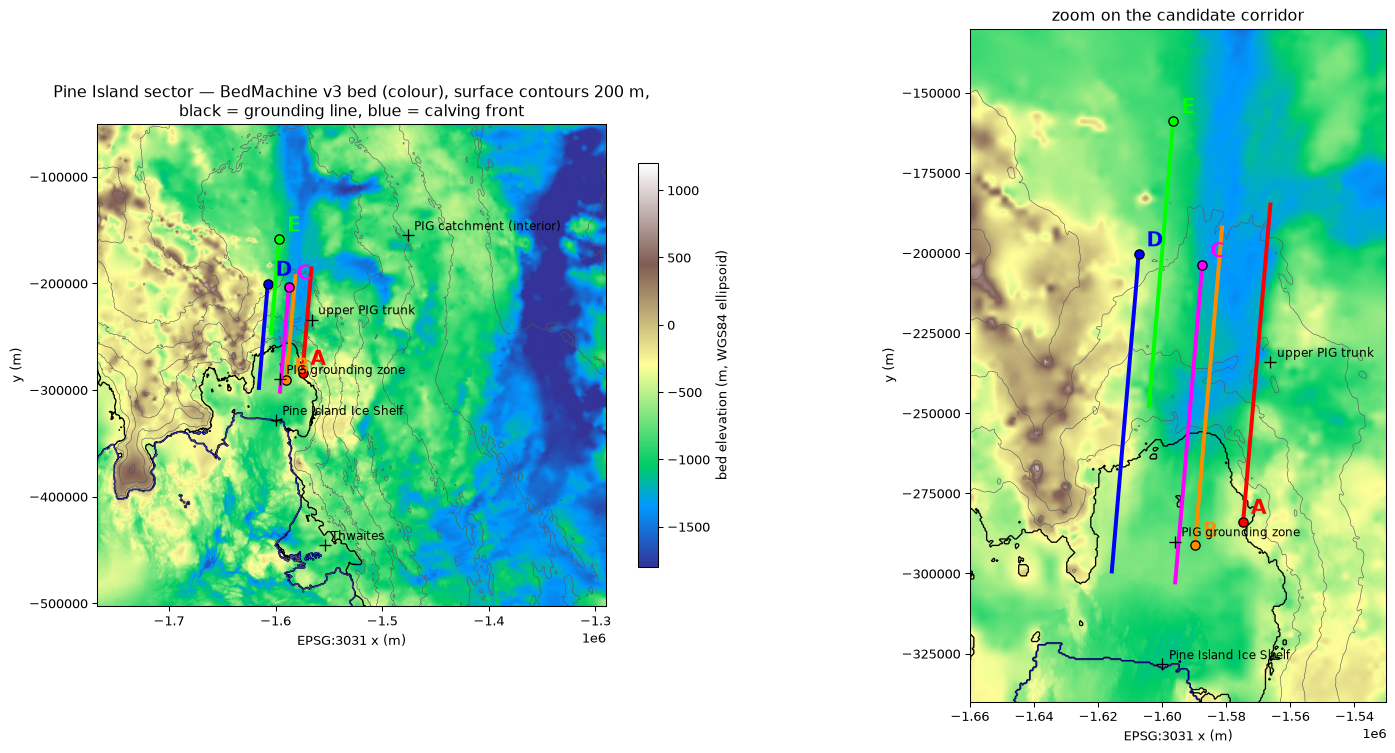

This chart was generated by the following Python code:
import numpy as np, pickle, json, matplotlib; matplotlib.use("Agg")
import matplotlib.pyplot as plt
from rasterio.transform import Affine
from pyproj import Transformer
tr=Transformer.from_crs("EPSG:4326","EPSG:3031",always_xy=True)
A=pickle.load(open("assembled.pkl","rb"))
bed=np.load("bed.npy"); bmx=np.load("bm_extra.npz"); mask=bmx['mask']; surf=bmx['surface']
tfl,crs,mc=json.load(open("bedtf.json")); tf=Affine(*tfl)
H,W=bed.shape; ext=[tf.c,tf.c+W*tf.a,tf.f+H*tf.e,tf.f]
X=tf.c+(np.arange(W)+.5)*500; Y=tf.f-(np.arange(H)+.5)*500
fig,axs=plt.subplots(1,2,figsize=(19,9.2))
for ax,zoom in zip(axs,[False,True]):
    im=ax.imshow(bed,extent=ext,origin="upper",cmap="terrain",vmin=-1800,vmax=1200)
    ax.contour(X,Y,(mask==3).astype(float),[0.5],colors='k',linewidths=1.0)   # floating edge
    ax.contour(X,Y,(mask==0).astype(float),[0.5],colors='navy',linewidths=1.2) # ocean
    cs=ax.contour(X,Y,surf,np.arange(0,2600,200),colors='0.35',linewidths=0.45)
    cols=dict(A='red',B='darkorange',C='magenta',D='blue',E='lime')
    for cid,rec in A.items():
        sx,sy=rec['seg']['x'],rec['seg']['y']
        ax.plot(sx,sy,lw=3.0,color=cols[cid],solid_capstyle='butt')
        ax.plot(sx[0],sy[0],'o',ms=7,color=cols[cid],mec='k')
        ax.annotate(cid,(sx[0],sy[0]),xytext=(6,6),textcoords='offset points',
                    fontsize=15,weight='bold',color=cols[cid],
                    path_effects=None)
    for lon,lat,nm in [(-101.6,-75.05,'Pine Island Ice Shelf'),(-100.3,-75.15,'PIG grounding zone'),
                       (-98.5,-75.5,'upper PIG trunk'),(-106.0,-75.2,'Thwaites'),
                       (-96.0,-76.4,'PIG catchment (interior)')]:
        x,y=tr.transform(lon,lat); ax.plot(x,y,'k+',ms=9)
        ax.annotate(nm,(x,y),xytext=(5,4),textcoords='offset points',fontsize=9)
    ax.set_aspect('equal')
    if zoom: ax.set_xlim(-1.66e6,-1.53e6); ax.set_ylim(-3.4e5,-1.3e5); ax.set_title("zoom on the candidate corridor")
    else:
        ax.set_xlim(ext[0],ext[1]); ax.set_ylim(ext[2],ext[3])
        ax.set_title("Pine Island sector — BedMachine v3 bed (colour), surface contours 200 m,\n"
                     "black = grounding line, blue = calving front")
        fig.colorbar(im,ax=ax,shrink=0.6,label="bed elevation (m, WGS84 ellipsoid)")
    ax.set_xlabel("EPSG:3031 x (m)"); ax.set_ylabel("y (m)")
fig.savefig("overview.png",dpi=95,bbox_inches='tight'); print("ok")
